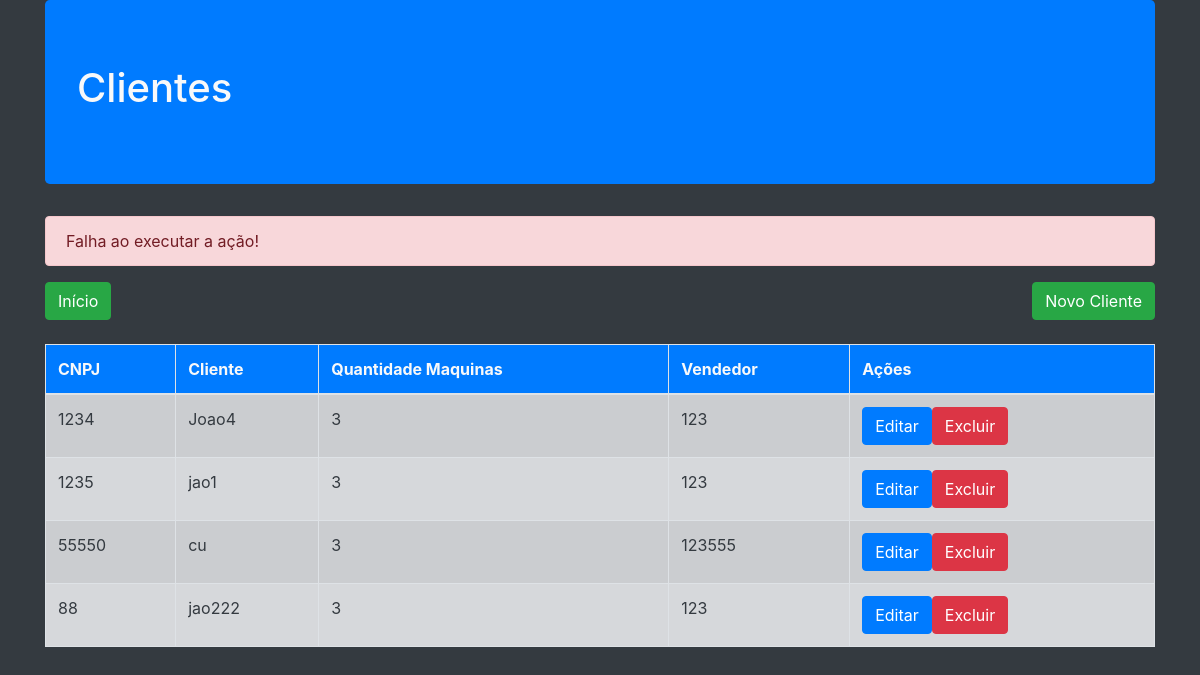
Page /Clientes/ListaCliente.php?status=error on the earlier database version.
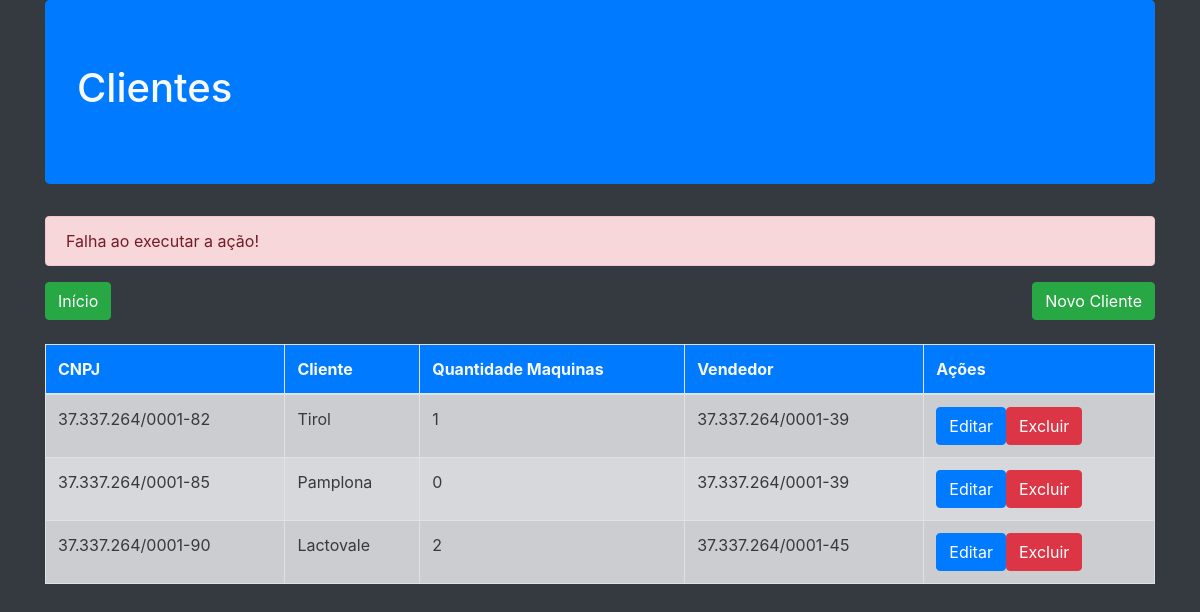
Same page on the later database version.
### tables this page shows
CREATE TABLE `cliente` (
  `cnpj_cli` varchar(18) NOT NULL,
  `nome` varchar(100) NOT NULL,
  `qtd_maq` int(11) DEFAULT NULL,
  `cnpj_vend` varchar(18) NOT NULL
);

### Vendedor/App/Db/Conexao.class.php (called while the page is built, shortened)
<?php
class Conexao{
private $table;
private $connection;
public function __construct($table=null)
{
    $this->table= $table;
}
private function Conexao(){
    $username='root';
    $password='';
   try{
        $this->connection= new PDO ('mysql:host=localhost;dbname=cadastro_maquinas',$username, $password);
        $this->connection->setAttribute(PDO::ATTR_ERRMODE,PDO::ERRMODE_EXCEPTION);
    }catch(PDOException $e){
        die('ERROR:'.$e->getMessage());
}
}
public function execute($query,$params=[]){
    try{
        $statement = $this->connection->prepare($query);
        $statement->execute($params);
        return $statement;
    }catch(PDOException $e){
        die('ERROR:'.$e->getMessage());
    }
}
public function select($where=null,$order=null,$limit=null,$fields='*'){
    $where= strlen($where)?'WHERE '.$where:'';
    $order= strlen($order)?'ORDER BY '.$order:'';
    $limit= strlen($limit)?'LIMIT '.$limit:'';
    $query='SELECT '.$fields.' FROM '.$this->table.' '.$where.' '.$order.' '.$limit;
    return $this->execute($query);
}
}
?>

### Vendedor/App/Entity/Cliente.class.php (called while the page is built, shortened)
<?php
require_once ('../Vendedor/App/Db/Conexao.class.php');
class Cliente{
public static function getClientes($where=null,$order=null,$limit=null,$fields='*'){
return (new Conexao('cliente'))->select($where,$order,$limit,$fields)
                                ->fetchAll(PDO::FETCH_CLASS,self::class);
}
}
?>

### Clientes/ListaCliente.php (the view, shortened to what this page needs)
<?php
require ('../Vendedor/App/Entity/cliente.class.php');
$clientes = Cliente:: getClientes();
$imprime='';
foreach ($clientes as $cliente){
    $imprime.= '<tr>
    <td>'.$cliente->cnpj_cli.'</td>
    <td>'.$cliente->nome.'</td>
    <td>'.$cliente->qtd_maq.'</td>
    <td>'.$cliente->cnpj_vend.'</td>
    <td><a href="Editarcliente.php?cliente='.$cliente->cnpj_cli.'" class="btn btn-primary">Editar</a ><a href="Deletarcliente.php?cliente='.$cliente->cnpj_cli.'"  class="btn btn-danger">Excluir</a></td>
</tr>';
}
$msg='';
if(isset($_GET['status'])){
    switch ($_GET['status']){
        case 'error':
            $msg='<div class="alert alert-danger">Falha ao executar a ação!</div>';
            break;
    }
}
require ('./Header.php')
?>
<?=$msg?>
<a class="btn btn-success mb-4 float-left" href="../index.php">Início</a>
<a class="btn btn-success mb-4 float-right" href="./CadastraCliente.php">Novo Cliente</a>
<table class="table  table-striped table-bordered table-hover">
    <thead class="bg-primary">
        <tr>
            <th>CNPJ</th>
            <th>Cliente</th>
            <th>Quantidade Maquinas</th>
            <th>Vendedor</th>
            <th>Ações</th>
        </tr>
    </thead>
    <tbody class="table-secondary text-dark">
       <?php if ($imprime=='')
       echo $imprime;?>
    </tbody>
</table>

### Clientes/Header.php (shortened to what this page needs)
<!doctype html>
<html lang="en">
  <head>
    <link rel="stylesheet" href="https://maxcdn.bootstrapcdn.com/bootstrap/4.0.0/css/bootstrap.min.css">
  </head>
  <body class="bg-dark text-light">
    <div class="container">
        <div class="jumbotron bg-primary">
            <h1>Clientes</h1>
        </div>

Differences in the rows shown:
removed cliente: cnpj_cli "1234", nome "Joao4", qtd_maq "3", cnpj_vend "123"
removed cliente: cnpj_cli "1235", nome "jao1", qtd_maq "3", cnpj_vend "123"
removed cliente: cnpj_cli "55550", nome "cu", qtd_maq "3", cnpj_vend "123555"
removed cliente: cnpj_cli "88", nome "jao222", qtd_maq "3", cnpj_vend "123"
added cliente: cnpj_cli "37.337.264/0001-82", nome "Tirol", qtd_maq "1", cnpj_vend "37.337.264/0001-39"
added cliente: cnpj_cli "37.337.264/0001-85", nome "Pamplona", qtd_maq "0", cnpj_vend "37.337.264/0001-39"
added cliente: cnpj_cli "37.337.264/0001-90", nome "Lactovale", qtd_maq "2", cnpj_vend "37.337.264/0001-45"
